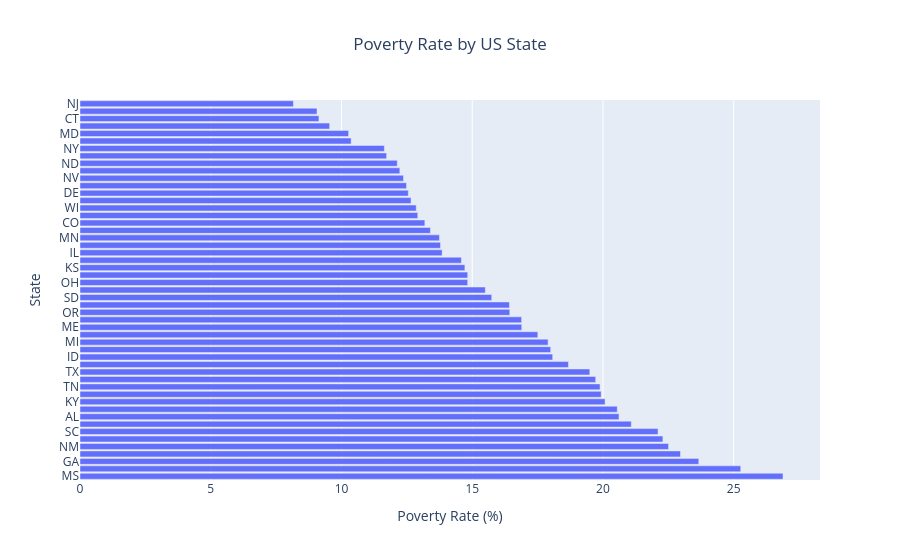

The notebook cell saved with this chart:
### Code cell
import plotly.express as px

# Average poverty rate by state
poverty_by_state = (
    df_pct_poverty
    .groupby("Geographic Area")["poverty_rate"]
    .mean()
    .sort_values(ascending=False)
    .reset_index()
)

# Horizontal bar chart
fig = px.bar(
    poverty_by_state,
    x="poverty_rate",
    y="Geographic Area",
    orientation="h",
    title="Poverty Rate by US State",
    labels={
        "Geographic Area": "State",
        "poverty_rate": "Poverty Rate (%)"
    }
)

fig.update_layout(title_x=0.5)

fig.show()

### Figure 1 — Plotly figure (JSON) as saved in the notebook; plotly's stock layout.template omitted (floating-point values rounded to 4 significant figures)
{"data": [{"hovertemplate": "Poverty Rate (%)=%{x}<br>State=%{y}<extra></extra>", "legendgroup": "", "marker": {"color": "#636efa", "pattern": {"shape": ""}}, "name": "", "orientation": "h", "showlegend": false, "textposition": "auto", "type": "bar", "x": [26.88, 25.27, 23.66, 22.96, 22.51, 22.29, 22.11, 21.08, 20.61, 20.55, 20.08, 19.93, 19.89, 19.72, 19.5, 18.68, 18.08, 18.0, 17.9, 17.51, 16.89, 16.89, 16.44, 16.42, 15.75, 15.5, 14.83, 14.83, 14.72, 14.59, 13.85, 13.79, 13.75, 13.4, 13.19, 12.92, 12.86, 12.66, 12.56, 12.49, 12.37, 12.23, 12.13, 11.72, 11.64, 10.37, 10.27, 9.546, 9.137, 9.064, 8.161], "xaxis": "x", "y": ["MS", "AZ", "GA", "AR", "NM", "LA", "SC", "WV", "AL", "OK", "KY", "MO", "TN", "NC", "TX", "AK", "ID", "DC", "MI", "FL", "ME", "CA", "OR", "MT", "SD", "IN", "OH", "WA", "KS", "VA", "IL", "VT", "MN", "HI", "CO", "NE", "WI", "NH", "DE", "PA", "NV", "IA", "ND", "UT", "NY", "RI", "MD", "MA", "CT", "WY", "NJ"], "yaxis": "y"}], "layout": {"autosize": true, "barmode": "relative", "legend": {"tracegroupgap": 0}, "title": {"text": "Poverty Rate by US State", "x": 0.5}, "xaxis": {"anchor": "y", "autorange": true, "domain": [0, 1], "range": [0, 28.3], "title": {"text": "Poverty Rate (%)"}, "type": "linear"}, "yaxis": {"anchor": "x", "autorange": true, "domain": [0, 1], "range": [-0.5, 50.5], "title": {"text": "State"}, "type": "category"}}}
